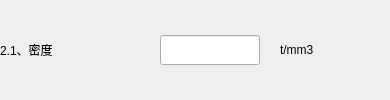
       <widget class="QWidget" name="widget_17" native="true">
        <layout class="QHBoxLayout" name="horizontalLayout_19">
         <property name="spacing">
          <number>20</number>
         </property>
         <property name="leftMargin">
          <number>0</number>
         </property>
         <property name="topMargin">
          <number>0</number>
         </property>
         <property name="rightMargin">
          <number>0</number>
         </property>
         <property name="bottomMargin">
          <number>0</number>
         </property>
         <item>
          <widget class="QLabel" name="lbMate2">
           <property name="minimumSize">
            <size>
             <width>100</width>
             <height>30</height>
            </size>
           </property>
           <property name="maximumSize">
            <size>
             <width>100</width>
             <height>30</height>
            </size>
           </property>
           <property name="text">
            <string>2.1、密度</string>
           </property>
           <property name="alignment">
            <set>Qt::AlignLeading|Qt::AlignLeft|Qt::AlignVCenter</set>
           </property>
          </widget>
         </item>
         <item>
          <spacer name="horizontalSpacer_20">
           <property name="orientation">
            <enum>Qt::Horizontal</enum>
           </property>
           <property name="sizeHint" stdset="0">
            <size>
             <width>40</width>
             <height>20</height>
            </size>
           </property>
          </spacer>
         </item>
         <item>
          <widget class="QLineEdit" name="leDens">
           <property name="minimumSize">
            <size>
             <width>100</width>
             <height>30</height>
            </size>
           </property>
           <property name="maximumSize">
            <size>
             <width>100</width>
             <height>30</height>
            </size>
           </property>
          </widget>
         </item>
         <item>
          <widget class="QLabel" name="lbPart2_6">
           <property name="sizePolicy">
            <sizepolicy hsizetype="Expanding" vsizetype="Preferred">
             <horstretch>0</horstretch>
             <verstretch>0</verstretch>
            </sizepolicy>
           </property>
           <property name="minimumSize">
            <size>
             <width>70</width>
             <height>30</height>
            </size>
           </property>
           <property name="maximumSize">
            <size>
             <width>70</width>
             <height>30</height>
            </size>
           </property>
           <property name="text">
            <string>t/mm3</string>
           </property>
          </widget>
         </item>
         <item>
          <spacer name="horizontalSpacer_19">
           <property name="orientation">
            <enum>Qt::Horizontal</enum>
           </property>
           <property name="sizeHint" stdset="0">
            <size>
             <width>40</width>
             <height>20</height>
            </size>
           </property>
          </spacer>
         </item>
        </layout>
       </widget>
